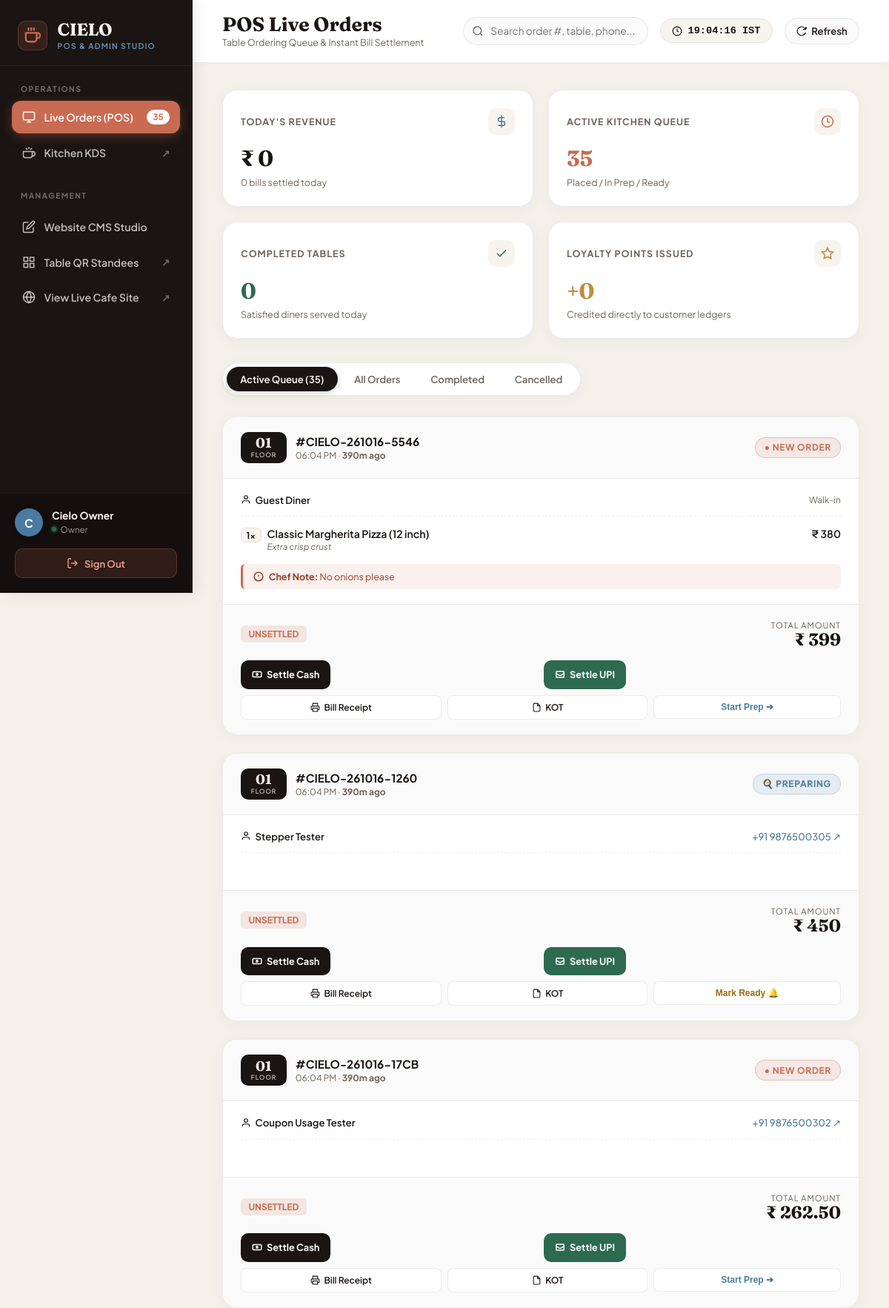
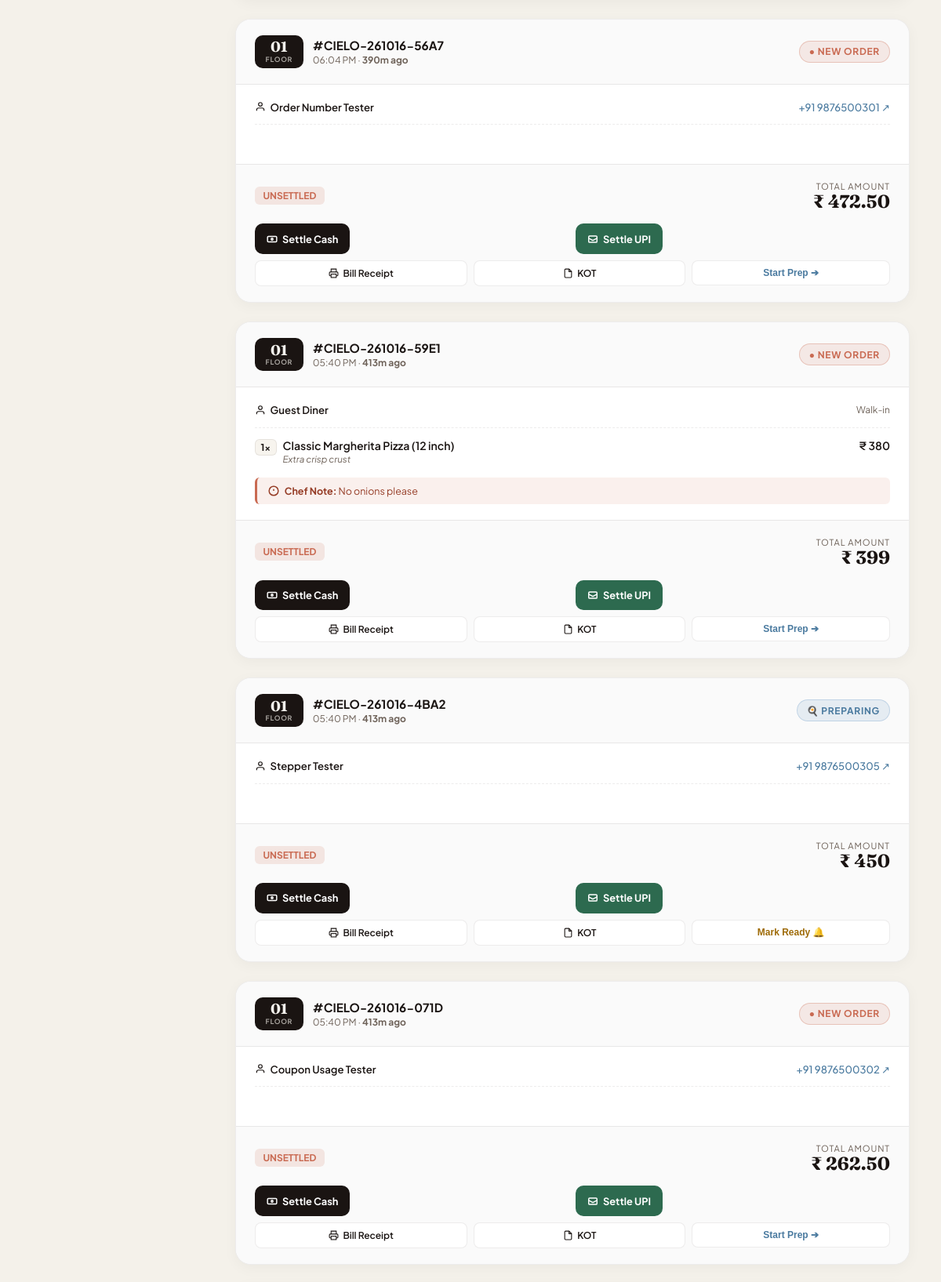
Page /admin/orders.php (signed in, upper part) on the committed database (2 pictures, top to bottom).
### tables this page shows
CREATE TABLE `orders` (
  `id` INTEGER PRIMARY KEY AUTOINCREMENT,
  `order_number` TEXT NOT NULL UNIQUE,
  `user_id` INTEGER NULL,
  `table_id` INTEGER NOT NULL,
  `status` TEXT NOT NULL DEFAULT 'placed',
  `subtotal_paise` INTEGER NOT NULL DEFAULT 0,
  `discount_paise` INTEGER NOT NULL DEFAULT 0,
  `tax_paise` INTEGER NOT NULL DEFAULT 0,
  `total_paise` INTEGER NOT NULL DEFAULT 0,
  `payment_status` TEXT NOT NULL DEFAULT 'pending',
  `payment_method` TEXT NOT NULL DEFAULT 'counter_cash',
  `kitchen_notes` TEXT NULL,
  `cancelled_reason` TEXT NULL,
  `created_at` TEXT NOT NULL DEFAULT CURRENT_TIMESTAMP,
  `updated_at` TEXT NOT NULL DEFAULT CURRENT_TIMESTAMP,
  FOREIGN KEY (`table_id`) REFERENCES `tables` (`id`),
  FOREIGN KEY (`user_id`) REFERENCES `users` (`id`) ON DELETE SET NULL
);

CREATE TABLE `tables` (
  `id` INTEGER PRIMARY KEY AUTOINCREMENT,
  `table_number` TEXT NOT NULL UNIQUE,
  `qr_token` TEXT NOT NULL UNIQUE,
  `capacity` INTEGER NOT NULL DEFAULT 4,
  `is_active` INTEGER NOT NULL DEFAULT 1,
  `created_at` TEXT NOT NULL DEFAULT CURRENT_TIMESTAMP,
  `updated_at` TEXT NOT NULL DEFAULT CURRENT_TIMESTAMP
);

CREATE TABLE `order_items` (
  `id` INTEGER PRIMARY KEY AUTOINCREMENT,
  `order_id` INTEGER NOT NULL,
  `item_id` INTEGER NOT NULL,
  `variant_id` INTEGER NULL,
  `item_name` TEXT NOT NULL,
  `quantity` INTEGER NOT NULL DEFAULT 1,
  `unit_price_paise` INTEGER NOT NULL DEFAULT 0,
  `total_price_paise` INTEGER NOT NULL DEFAULT 0,
  `addons_json` TEXT NULL,
  `item_note` TEXT NULL,
  `created_at` TEXT NOT NULL DEFAULT CURRENT_TIMESTAMP,
  FOREIGN KEY (`order_id`) REFERENCES `orders` (`id`) ON DELETE CASCADE
);

CREATE TABLE `users` (
  `id` INTEGER PRIMARY KEY AUTOINCREMENT,
  `phone` TEXT NOT NULL UNIQUE,
  `name` TEXT NULL,
  `email` TEXT NULL,
  `dob` TEXT NULL,
  `created_at` TEXT NOT NULL DEFAULT CURRENT_TIMESTAMP,
  `updated_at` TEXT NOT NULL DEFAULT CURRENT_TIMESTAMP
);

### admin/orders.php (the view, shortened to what the rows shown need)
<?php
require_once __DIR__ . '/../app/bootstrap.php';
$statusFilter = trim((string)($_GET['filter'] ?? 'active'));
$queryWhere = '1=1';
$params = [];
if ($statusFilter === 'active') {
    $queryWhere = '`status` IN ("placed", "preparing", "ready")';
} elseif ($statusFilter === 'completed') {
    $queryWhere = '`status` = "completed"';
} elseif ($statusFilter === 'cancelled') {
    $queryWhere = '`status` = "cancelled"';
}
$orders = Order::where($queryWhere, $params, '`created_at` DESC', 100);
$todayStart = date('Y-m-d 00:00:00');
$todayEnd = date('Y-m-d 23:59:59');
$todayRevenuePaise = 0;
$activeOrdersAll = Order::where('`status` IN ("placed", "preparing", "ready")');
$activeCount = count($activeOrdersAll);
$completedTodayOrders = Order::where('`created_at` BETWEEN :ts AND :te AND `status` = "completed"', ['ts' => $todayStart, 'te' => $todayEnd]);
$completedTodayCount = count($completedTodayOrders);
$todayPointsSum = db()->fetchColumn(
    "SELECT COALESCE(SUM(points), 0) FROM `points_ledger` WHERE `type` = 'credit' AND `created_at` BETWEEN :ts AND :te",
    ['ts' => $todayStart, 'te' => $todayEnd]
);
?>
<!DOCTYPE html>
<html lang="en">
<head>
</head>
<body>
  <?php require __DIR__ . '/includes/sidebar.php'; ?>
  <div class="admin-main-wrapper">
    <header class="admin-topbar">
      <div class="topbar-title-wrap">
        <h1 class="topbar-heading">POS Live Orders</h1>
      </div>
    </header>
    <main class="dashboard-content">
      <section class="kpi-grid">
        <div class="kpi-card">
          <div>
            <h2 class="kpi-value"><?= Money::format($todayRevenuePaise) ?></h2>
          </div>
        </div>
        <div class="kpi-card">
          <div>
            <h2 class="kpi-value" style="color:var(--accent-terracotta);"><?= $activeCount ?></h2>
          </div>
        </div>
        <div class="kpi-card">
          <div>
            <h2 class="kpi-value" style="color:#2D6A4F;"><?= $completedTodayCount ?></h2>
          </div>
        </div>
        <div class="kpi-card">
          <div>
            <h2 class="kpi-value" style="color:#C08A3E;">+<?= number_format((int)$todayPointsSum) ?></h2>
          </div>
        </div>
      </section>
      <section class="orders-grid" id="ordersGrid">
        <?php if (empty($orders)): ?>
          <div class="empty-state">
            <div class="empty-icon">
              <svg width="24" height="24" viewBox="0 0 24 24" fill="none" stroke="currentColor" stroke-width="2"><rect x="3" y="3" width="18" height="18" rx="2" ry="2"/><line x1="9" y1="9" x2="15" y2="9"/><line x1="9" y1="13" x2="15" y2="13"/></svg>
            </div>
            <h3 style="font-family:'Fraunces', serif; font-size:1.35rem; margin:0 0 0.5rem;">No Orders in this View</h3>
            <p style="color:var(--text-muted); font-size:0.88rem; margin:0;">
              <?= $statusFilter === 'active' ? 'Kitchen queue is all caught up!' : 'No orders matched this status filter.' ?>
            </p>
          </div>
        <?php else: ?>
          <?php foreach ($orders as $order): ?>
            <?php
              $table = Table::find((int)$order['table_id']);
              $user = !empty($order['user_id']) ? User::find((int)$order['user_id']) : null;
              $items = OrderItem::where('`order_id` = :oid', ['oid' => (int)$order['id']]);
              $isPaid = ($order['payment_status'] === 'paid');
              $statusClass = 'status-' . htmlspecialchars((string)$order['status']);
              $orderAgeMin = max(0, (int)floor((time() - strtotime((string)$order['created_at'])) / 60));
            ?>
            <div class="order-card"
                 data-order-num="<?= e($order['order_number']) ?>"
                 data-table="<?= e($table['table_number'] ?? '00') ?>"
                 data-phone="<?= e($user['phone'] ?? '') ?>">
              <div class="order-card-header">
                <div class="order-header-left">
                  <div class="table-badge">
                    <span><?= e($table['table_number'] ?? 'T-??') ?></span>
                    <span class="table-sub"><?= e($table['floor'] ?? 'Floor') ?></span>
                  </div>
                  <div class="order-identity">
                    <span class="order-num-text">
                      #<?= e($order['order_number']) ?>
                    </span>
                    <span class="order-time-text">
                      <?= date('h:i A', strtotime((string)$order['created_at'])) ?> · <strong><?= $orderAgeMin ?>m ago</strong>
                    </span>
                  </div>
                </div>
                <span class="status-badge <?= $statusClass ?>">
                  <?php if ($order['status'] === 'placed'): ?>
                    ● New Order
                  <?php elseif ($order['status'] === 'preparing'): ?>
                    🍳 Preparing
                  <?php elseif ($order['status'] === 'ready'): ?>
                    🔔 Ready to Serve
                  <?php elseif ($order['status'] === 'completed'): ?>
                    ✔ Completed
                  <?php else: ?>
                    <?= ucfirst((string)$order['status']) ?>
                  <?php endif; ?>
                </span>
              </div>
              <div class="order-card-body">
                <div class="patron-row">
                  <div class="patron-name">
                    <svg width="14" height="14" viewBox="0 0 24 24" fill="none" stroke="currentColor" stroke-width="2"><path d="M20 21v-2a4 4 0 0 0-4-4H8a4 4 0 0 0-4 4v2"/><circle cx="12" cy="7" r="4"/></svg>
                    <span><?= e($user['name'] ?? 'Guest Diner') ?></span>
                  </div>
                  <?php if (!empty($user['phone'])): ?>
                    <a href="https://wa.me/91<?= preg_replace('/[^0-9]/', '', $user['phone']) ?>" target="_blank" class="patron-phone" title="Chat on WhatsApp">
                      +91 <?= e($user['phone']) ?> ↗
                    </a>
                  <?php else: ?>
                    <span style="color:var(--text-muted); font-size:0.75rem;">Walk-in</span>
                  <?php endif; ?>
                </div>
                <div class="items-container">
                  <?php foreach ($items as $it): ?>
                    <div class="item-row">
                      <div class="item-left">
                        <span class="item-qty-tag"><?= (int)$it['quantity'] ?>x</span>
                        <div class="item-title-wrap">
                          <span class="item-title"><?= e($it['item_name']) ?></span>
                          <?php if (!empty($it['item_note'])): ?>
                            <div class="item-note-text"><?= e($it['item_note']) ?></div>
                          <?php endif; ?>
                        </div>
                      </div>
                      <span class="item-price"><?= Money::format((int)$it['total_price_paise']) ?></span>
                    </div>
                  <?php endforeach; ?>
                </div>
                <?php if (!empty($order['kitchen_notes'])): ?>
                  <div class="kitchen-callout">
                    <svg width="14" height="14" viewBox="0 0 24 24" fill="none" stroke="currentColor" stroke-width="2.5"><circle cx="12" cy="12" r="10"/><line x1="12" y1="8" x2="12" y2="12"/><line x1="12" y1="16" x2="12.01" y2="16"/></svg>
                    <span><strong>Chef Note:</strong> <?= e($order['kitchen_notes']) ?></span>
                  </div>
                <?php endif; ?>
              </div>
              <div class="order-card-footer">
                <div class="financials-row">
                  <span class="payment-tag <?= $isPaid ? 'payment-paid' : 'payment-unpaid' ?>">
                    <?= $isPaid ? ('PAID · ' . strtoupper(str_replace('_', ' ', (string)$order['payment_method']))) : 'UNSETTLED' ?>
                  </span>
                  <div class="grand-total-wrap">
                    <div class="total-label">Total Amount</div>
                    <div class="total-amount"><?= Money::format((int)$order['total_paise']) ?></div>
                  </div>
                </div>
                <?php if (!$isPaid && $order['status'] !== 'cancelled'): ?>
                  <div class="actions-grid">
                    <form method="POST" style="margin:0;">
                      <button type="submit" class="btn-action btn-settle-cash" onclick="return confirm('Settle Order #<?= e($order['order_number']) ?> with CASH payment?')">
                        <svg width="14" height="14" viewBox="0 0 24 24" fill="none" stroke="currentColor" stroke-width="2.5"><rect x="2" y="6" width="20" height="12" rx="2"/><circle cx="12" cy="12" r="2"/></svg>
                        <span>Settle Cash</span>
                      </button>
                    </form>
                    <form method="POST" style="margin:0;">
                      <button type="submit" class="btn-action btn-settle-upi" onclick="return confirm('Settle Order #<?= e($order['order_number']) ?> with UPI payment?')">
                        <svg width="14" height="14" viewBox="0 0 24 24" fill="none" stroke="currentColor" stroke-width="2.5"><rect x="3" y="5" width="18" height="14" rx="2"/><polyline points="3 10 12 15 21 10"/></svg>
                        <span>Settle UPI</span>
                      </button>
                    </form>
                  </div>
                <?php endif; ?>
                <div class="secondary-actions">
                  <a href="/admin/print_bill.php?order_id=<?= (int)$order['id'] ?>&autoprint=1" target="_blank" class="btn-print-action" title="Print Customer Tax Bill">
                    <svg width="13" height="13" viewBox="0 0 24 24" fill="none" stroke="currentColor" stroke-width="2"><polyline points="6 9 6 2 18 2 18 9"/><path d="M6 18H4a2 2 0 0 1-2-2v-5a2 2 0 0 1 2-2h16a2 2 0 0 1 2 2v5a2 2 0 0 1-2 2h-2"/><rect x="6" y="14" width="12" height="8"/></svg>
                    <span>Bill Receipt</span>
                  </a>
                  <a href="/kitchen/print_kot.php?order_id=<?= (int)$order['id'] ?>&autoprint=1" target="_blank" class="btn-print-action" title="Print Kitchen Order Ticket">
                    <svg width="13" height="13" viewBox="0 0 24 24" fill="none" stroke="currentColor" stroke-width="2"><path d="M14 2H6a2 2 0 0 0-2 2v16a2 2 0 0 0 2 2h12a2 2 0 0 0 2-2V8z"/><polyline points="14 2 14 8 20 8"/></svg>
                    <span>KOT</span>
                  </a>
                  <?php if ($order['status'] !== 'completed' && $order['status'] !== 'cancelled'): ?>
                    <form method="POST" style="margin:0; flex:1;">
                      <?php if ($order['status'] === 'placed'): ?>
                        <button type="submit" class="btn-print-action" style="width:100%; color:var(--accent-sky-deep);">
                          Start Prep ➔
                        </button>
                      <?php elseif ($order['status'] === 'preparing'): ?>
                        <button type="submit" class="btn-print-action" style="width:100%; color:#9E6B08;">
                          Mark Ready 🔔
                        </button>
                      <?php endif; ?>
                    </form>
                  <?php endif; ?>
                </div>
              </div>
            </div>
          <?php endforeach; ?>
        <?php endif; ?>
      </section>
    </main>
  </div>
</body>
</html>

### rows in the picture
orders: table.table_number "01", order_number "CIELO-261016-5546", created_at "06:04 PM", created_at "390", status "● NEW ORDER", name "Guest Diner", shows "Walk-in", kitchen_notes "No onions please", payment_status "UNSETTLED", total_paise "₹ 399"
order_items: quantity "1", item_name "Classic Margherita Pizza (12 inch)", item_note "Extra crisp crust", total_price_paise "₹ 380"
orders: table.table_number "01", order_number "CIELO-261016-1260", created_at "06:04 PM", created_at "390", status "🍳 PREPARING", user.name "Stepper Tester", user.phone "9876500305", payment_status "UNSETTLED", total_paise "₹ 450"
orders: table.table_number "01", order_number "CIELO-261016-17CB", created_at "06:04 PM", created_at "390", status "● NEW ORDER", user.name "Coupon Usage Tester", user.phone "9876500302", payment_status "UNSETTLED", total_paise "₹ 262.50"
orders: table.table_number "01", order_number "CIELO-261016-56A7", created_at "06:04 PM", created_at "390", status "● NEW ORDER", user.name "Order Number Tester", user.phone "9876500301", payment_status "UNSETTLED", total_paise "₹ 472.50"
orders: table.table_number "01", order_number "CIELO-261016-59E1", created_at "05:40 PM", created_at "413", status "● NEW ORDER", name "Guest Diner", shows "Walk-in", kitchen_notes "No onions please", payment_status "UNSETTLED", total_paise "₹ 399"
order_items: quantity "1", item_name "Classic Margherita Pizza (12 inch)", item_note "Extra crisp crust", total_price_paise "₹ 380"
orders: table.table_number "01", order_number "CIELO-261016-4BA2", created_at "05:40 PM", created_at "413", status "🍳 PREPARING", user.name "Stepper Tester", user.phone "9876500305", payment_status "UNSETTLED", total_paise "₹ 450"
orders: table.table_number "01", order_number "CIELO-261016-071D", created_at "05:40 PM", created_at "413", status "● NEW ORDER", user.name "Coupon Usage Tester", user.phone "9876500302", payment_status "UNSETTLED", total_paise "₹ 262.50"

### other values in the picture
$activeOrdersCount "35"
substr((string)($staffUser['name'] ?? 'U'), 0, 1) "C"
$staffUser['name'] "Cielo Owner"
$staffUser['role'] "Owner"
Money::format($todayRevenuePaise) "₹ 0"
count($todayPaidOrders) "0"
$activeCount "35"
$completedTodayCount "0"
$todayPointsSum "0"
